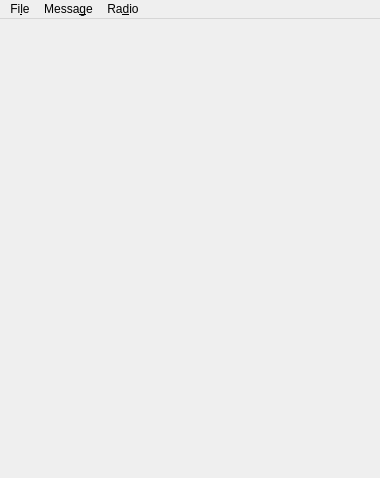
<?xml version="1.0" encoding="UTF-8"?>
<ui version="4.0">
 <class>MainWindow</class>
 <widget class="QMainWindow" name="MainWindow">
  <property name="geometry">
   <rect>
    <x>0</x>
    <y>0</y>
    <width>380</width>
    <height>478</height>
   </rect>
  </property>
  <property name="windowTitle">
   <string>CATS Chat</string>
  </property>
  <widget class="QWidget" name="centralwidget">
   <layout class="QVBoxLayout" name="verticalLayout_2">
    <property name="sizeConstraint">
     <enum>QLayout::SizeConstraint::SetDefaultConstraint</enum>
    </property>
    <item>
     <widget class="QTabWidget" name="tabWidget">
      <property name="autoFillBackground">
       <bool>false</bool>
      </property>
      <property name="tabPosition">
       <enum>QTabWidget::TabPosition::North</enum>
      </property>
      <property name="tabShape">
       <enum>QTabWidget::TabShape::Rounded</enum>
      </property>
      <property name="currentIndex">
       <number>-1</number>
      </property>
      <property name="elideMode">
       <enum>Qt::TextElideMode::ElideNone</enum>
      </property>
      <property name="usesScrollButtons">
       <bool>false</bool>
      </property>
      <property name="documentMode">
       <bool>true</bool>
      </property>
      <property name="tabsClosable">
       <bool>true</bool>
      </property>
      <property name="movable">
       <bool>false</bool>
      </property>
     </widget>
    </item>
    <item>
     <layout class="QHBoxLayout" name="msgBoxLayout">
      <property name="topMargin">
       <number>0</number>
      </property>
      <property name="bottomMargin">
       <number>0</number>
      </property>
     </layout>
    </item>
   </layout>
  </widget>
  <widget class="QMenuBar" name="menubar">
   <property name="geometry">
    <rect>
     <x>0</x>
     <y>0</y>
     <width>380</width>
     <height>30</height>
    </rect>
   </property>
   <widget class="QMenu" name="menuFile">
    <property name="title">
     <string>Fi&amp;le</string>
    </property>
    <widget class="QMenu" name="menuConfigure">
     <property name="title">
      <string>&amp;Configure</string>
     </property>
     <addaction name="configureRadio"/>
     <addaction name="configureStation"/>
    </widget>
    <addaction name="menuConfigure"/>
    <addaction name="fileExit"/>
   </widget>
   <widget class="QMenu" name="menuMessage">
    <property name="title">
     <string>Messa&amp;ge</string>
    </property>
    <addaction name="messageSendTo"/>
    <addaction name="messageClearAll"/>
   </widget>
   <widget class="QMenu" name="menuRadio">
    <property name="title">
     <string>Ra&amp;dio</string>
    </property>
    <addaction name="radioConnect"/>
   </widget>
   <addaction name="menuFile"/>
   <addaction name="menuMessage"/>
   <addaction name="menuRadio"/>
  </widget>
  <action name="messageSendTo">
   <property name="text">
    <string>&amp;New</string>
   </property>
   <property name="shortcut">
    <string>Ctrl+N</string>
   </property>
  </action>
  <action name="messageClearAll">
   <property name="enabled">
    <bool>false</bool>
   </property>
   <property name="text">
    <string>&amp;Clear All</string>
   </property>
  </action>
  <action name="fileExit">
   <property name="text">
    <string>&amp;Quit</string>
   </property>
   <property name="shortcut">
    <string>Ctrl+Q</string>
   </property>
  </action>
  <action name="fileSetup">
   <property name="text">
    <string>Setup</string>
   </property>
  </action>
  <action name="radioConnect">
   <property name="text">
    <string>&amp;Connect</string>
   </property>
  </action>
  <action name="configureRadio">
   <property name="text">
    <string>&amp;Radio</string>
   </property>
  </action>
  <action name="configureStation">
   <property name="text">
    <string>&amp;Station</string>
   </property>
  </action>
 </widget>
 <resources/>
 <connections/>
</ui>
